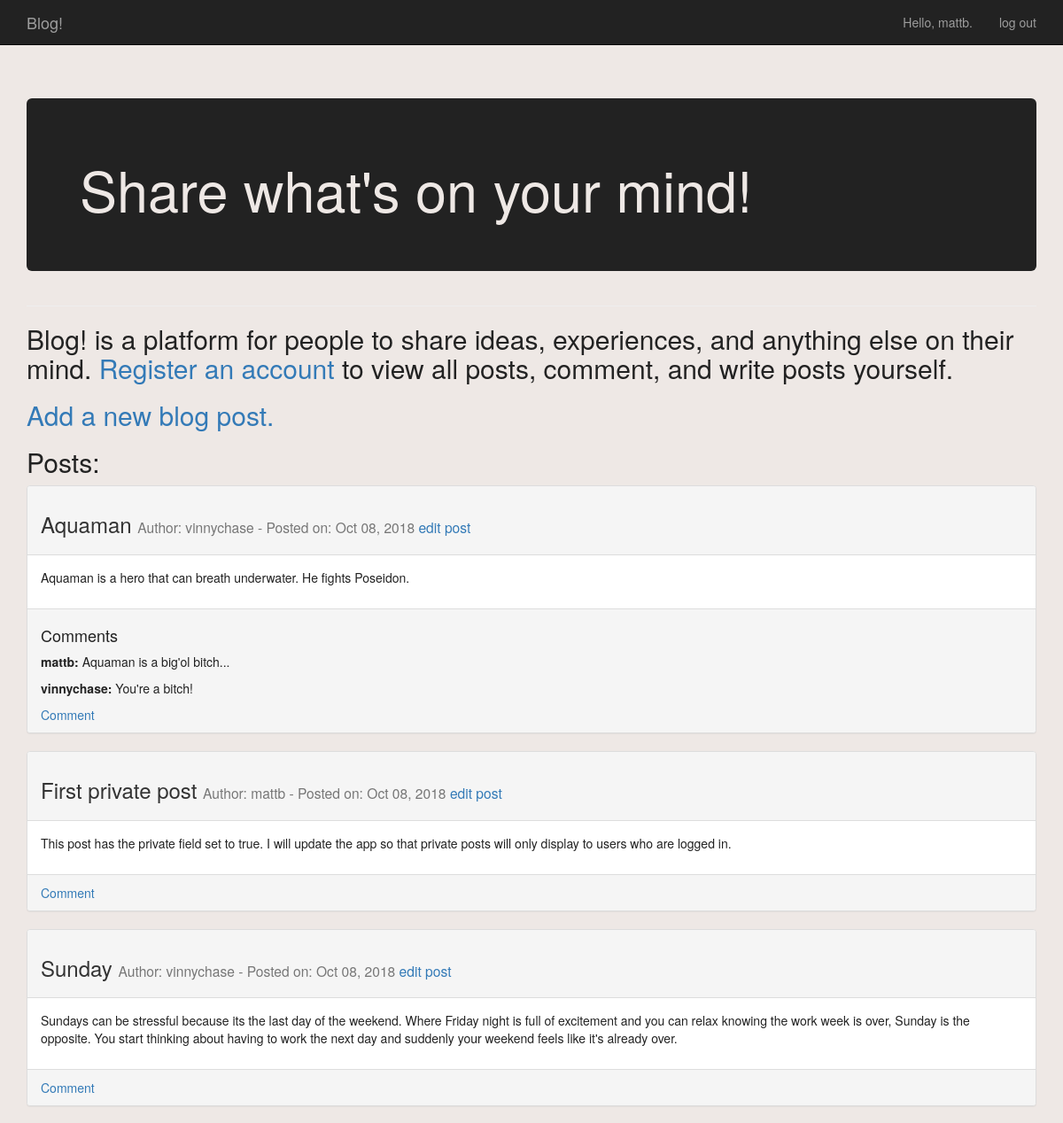
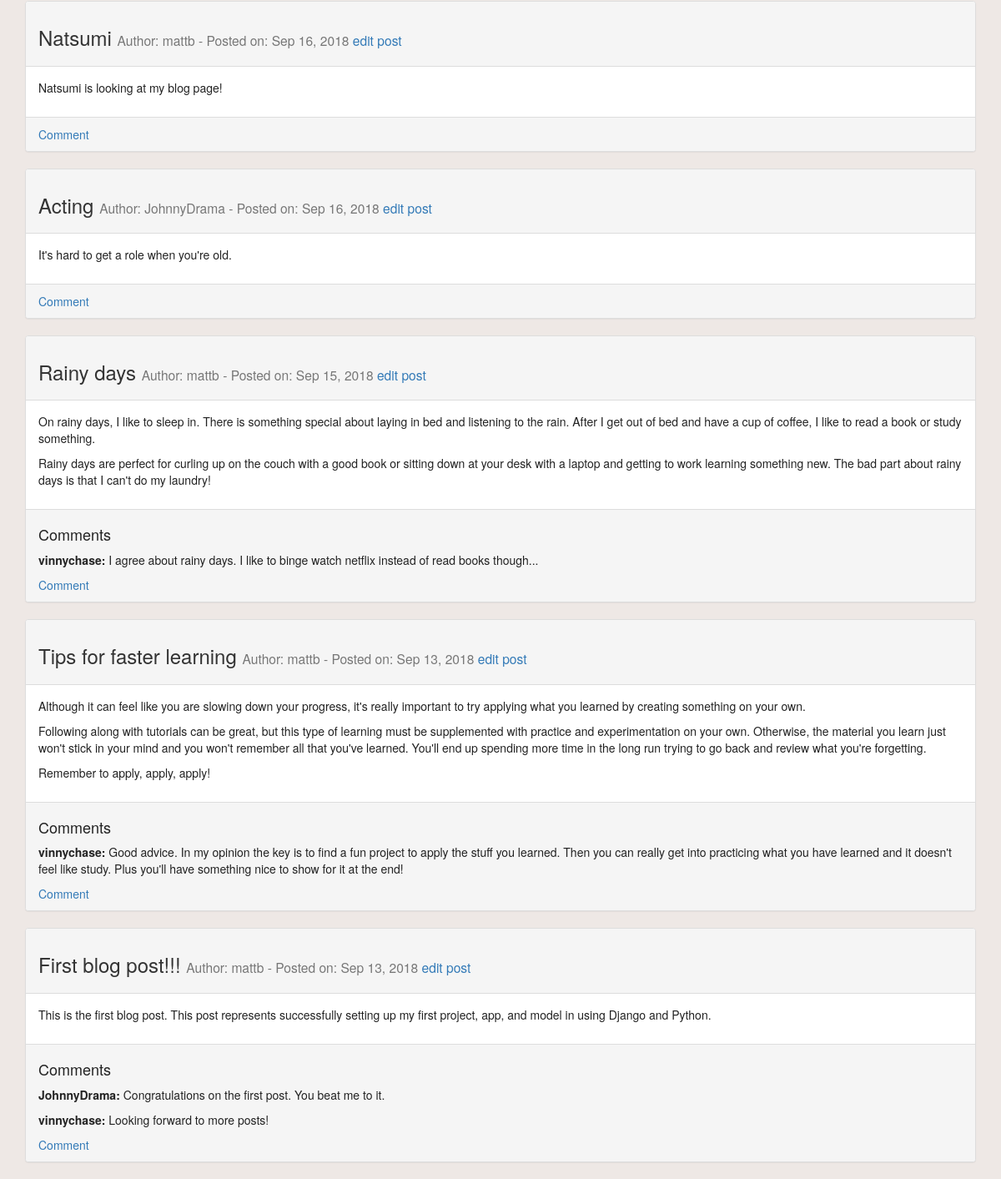
Before: / (signed in) with the older database file (2 pictures, top to bottom).
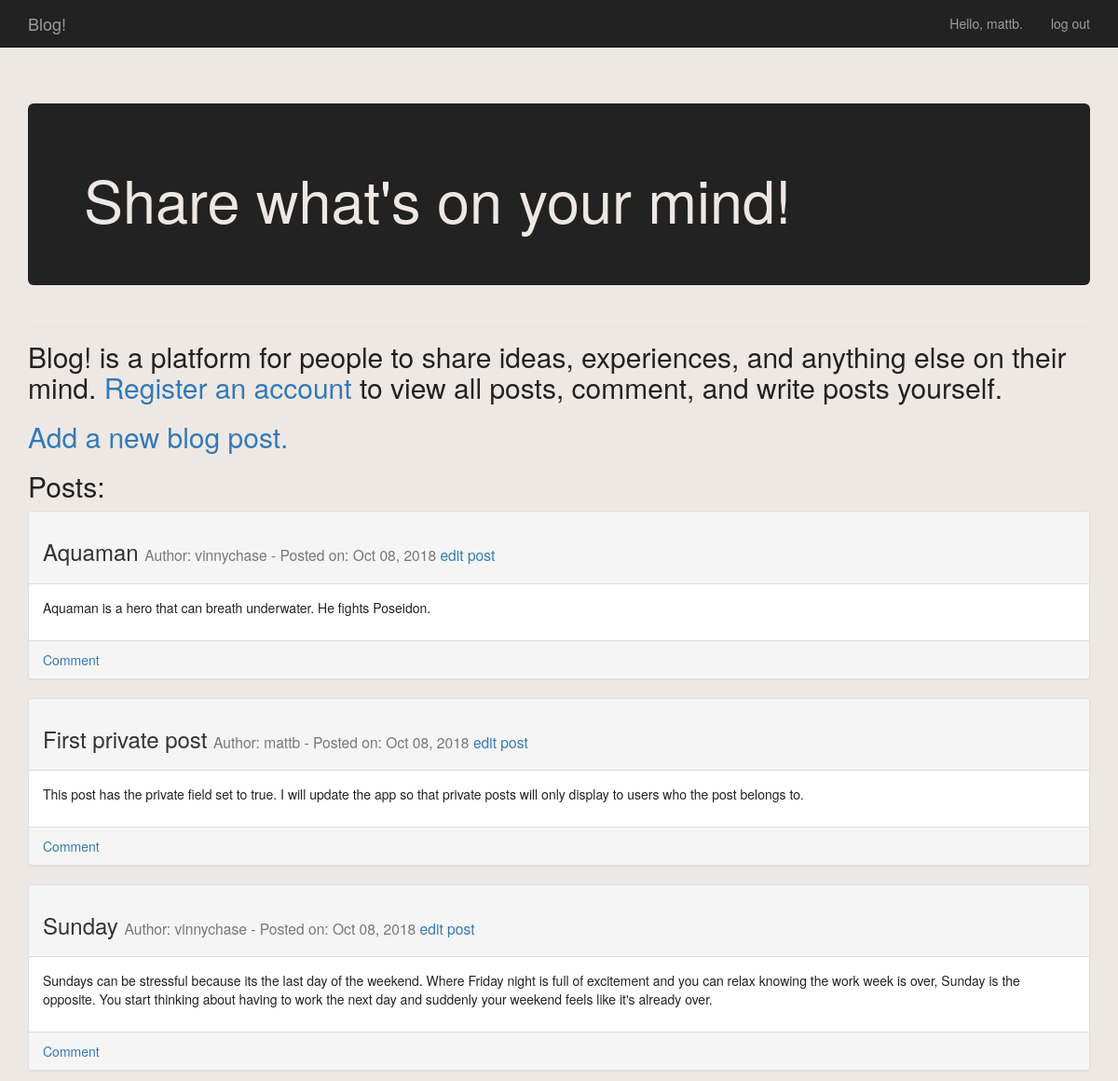
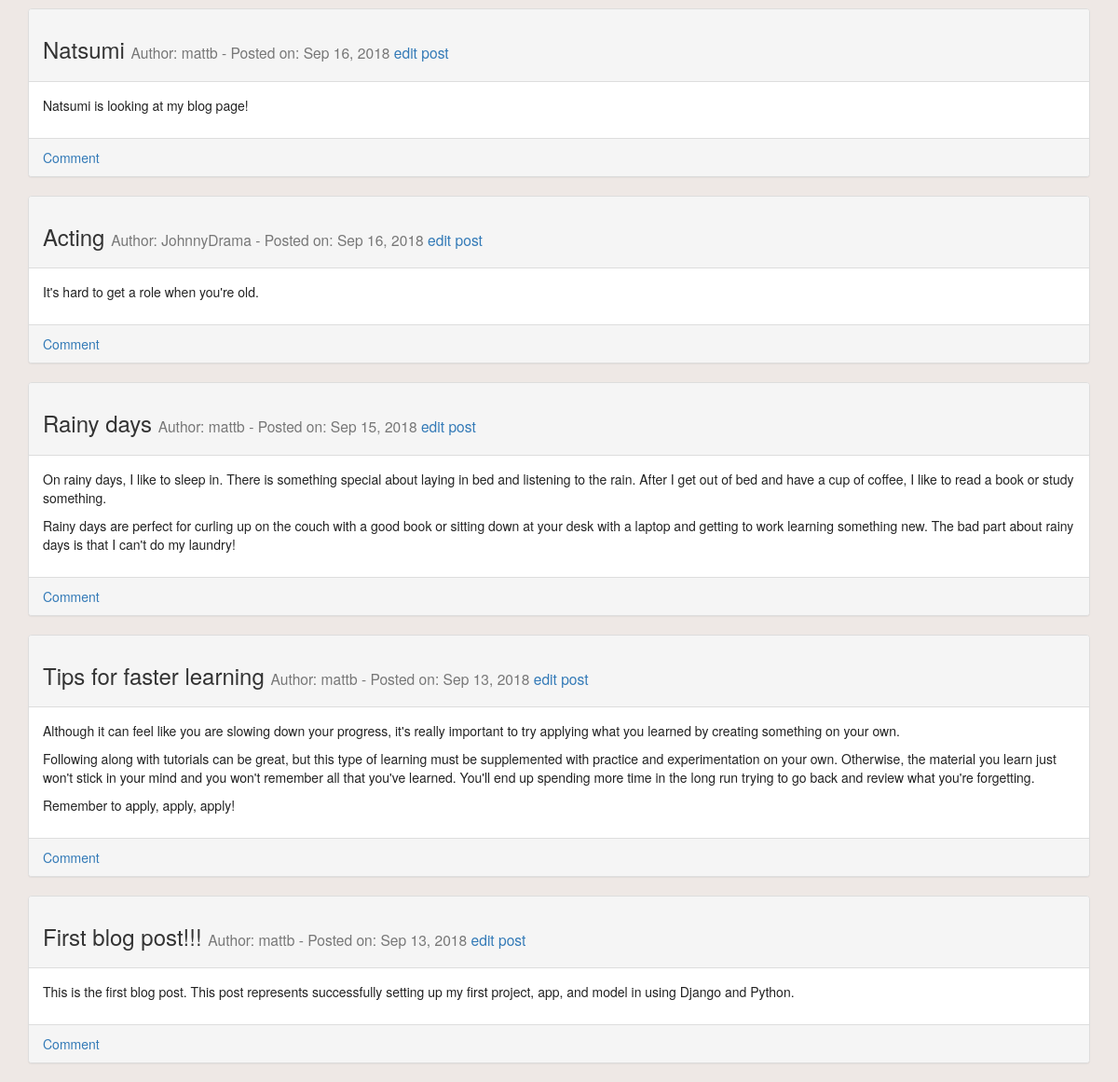
After: the same page with the newer database file (2 pictures, top to bottom).
### blog/models.py (models this page shows)
class Post(models.Model):
	title = models.CharField(max_length=255)
	content = models.TextField()
	posted_on = models.DateTimeField(auto_now_add=True)
	author = models.ForeignKey(User, on_delete=models.CASCADE)
	private = models.BooleanField(default=False)
	def __str__(self):
		return self.title

class Comment(models.Model):
	content = models.TextField()
	posted_on = models.DateTimeField(auto_now_add=True)
	author = models.ForeignKey(User, on_delete=models.CASCADE)
	post = models.ForeignKey('Post', on_delete=models.CASCADE, related_name='comments')
	def __str__(self):
		return self.content

### blog/views.py (the view)
# urls.py: path('', views.index, name='index'),
def index(request):
	if request.user.is_authenticated:
		posts = Post.objects.order_by('-posted_on')
	else:
		posts = Post.objects.filter(private=False).order_by('-posted_on')
	context = {'posts': posts}
	return render(request, 'blog/index.html', context)

### blog/templates/blog/index.html
{% extends "blog/base.html" %}
{% block header %}
  <div class='jumbotron'>
	<h1>Share what's on your mind!</h1>
  </div>
{% endblock header %}
{% block content %}
  <h2>Blog! is a platform for people to share ideas, experiences, and anything else on their mind. <a href="{% url 'users:register' %}">Register an account</a> to view all posts, comment, and write posts yourself.</h2>
  <h2>
    <a href="{% url 'blog:new_post' %}">Add a new blog post.</a>
  </h2>
  <h2>Posts:</h2>
  {% for post in posts %}
    <div class="panel panel-default">
	  <div class="panel-heading">
		<h3>
		  {{ post }}
		  <small>
			Author: {{ post.author }} - Posted on: {{ post.posted_on|date:'M d, Y' }} <a href="{% url 'blog:edit_post' post.id %}">edit post</a>
		  </small>
		</h3>
	  </div>
	  <div class="panel-body">
	    {{ post.content|linebreaks }}
	  </div>
	  <div class="panel-footer">
	  {% if post.comments.count > 0 %}
		<h4>Comments</h4>
	    {% for comment in post.comments.all %}
			  <p><strong>{{ comment.author }}:</strong> {{ comment }}</p>
	    {% endfor %}
	  {% endif %}
	  <a href="{% url 'blog:new_comment' post.id %}">Comment</a>
 	  </div>
   </div>
  {% empty %}
	There are no entries for this topic yet.
  {% endfor %}
{% endblock content %}

### blog/templates/blog/base.html (shortened to what this page needs)
{% load bootstrap3 %}
<!DOCTYPE html>
<html lang="en">
  <head>
	{% bootstrap_css %}
	{% load static %}
	<link rel="stylesheet" type="text/css" href="{% static 'blog/styles.css' %}">
  </head>
  <body>
    <nav class="navbar navbar-inverse navbar-static-top">
	  <div class="container">
	    <div class="navbar-header">
		  <a class="navbar-brand" href="{% url 'blog:index' %}">Blog!</a>
		</div>
		<div id="navbar" class="navbar-collapse collapse">
		  <ul class="nav navbar-nav navbar-right">
			{% if user.is_authenticated %}
			  <li><a>Hello, {{ user.username }}.</a></li>
			  <li><a href="{% url 'users:logout' %}">log out</a></li>
			{% else %}
			  <li><a href="{% url 'users:register' %}">register</a></li>
			  <li><a href="{% url 'users:login' %}">log in</a></li>
			{% endif %}
		  </ul>
		</div>
	  </div>
	</nav>
    <div class="container">
	  <div class="page-header">
			{% block header %}{% endblock header %}
	  </div>
	  <div>
	    {% block content %}{% endblock content %}
	  </div>
  </div>
  </body>
</html>

### blog/static/blog/styles.css (style rules this page uses)
body { color: #222; background-color: #EEE8E5; }
.jumbotron { background-color: #222; color: #EEE8E5; }
.panel-heading, panel-body { border-color: #222; }

Changed rows visible on the page:
removed Comment: author "mattb", content "Aquaman is a big'ol bitch...", shown under Post "Aquaman"
removed Comment: author "vinnychase", content "You're a bitch!", shown under Post "Aquaman"
removed Comment: author "vinnychase", content "I agree about rainy days. I like to binge watch netflix instead of read books though...", shown under Post "Rainy days"
removed Comment: author "vinnychase", content "Good advice. In my opinion the key is to find a fun project to apply the stuff you learned. Then you can really get into practicing what you have learned and it doesn't feel like study. Plus you'll have something nice to show for it at the end!", shown under Post "Tips for faster learning"
removed Comment: author "JohnnyDrama", content "Congratulations on the first post. You beat me to it.", shown under Post "First blog post!!!"
removed Comment: author "vinnychase", content "Looking forward to more posts!", shown under Post "First blog post!!!"
shown differently, row unchanged: Post "Aquaman": no longer shows "Comments"
changed Post "First private post": content "This post has the private field set to true. I will update the app so that private posts will only display to users who are logged in." → "This post has the private field set to true. I will update the app so that private posts will only display to users who the post belongs to."
shown differently, row unchanged: Post "Rainy days": no longer shows "Comments"
shown differently, row unchanged: Post "Tips for faster learning": no longer shows "Comments"
shown differently, row unchanged: Post "First blog post!!!": no longer shows "Comments"
